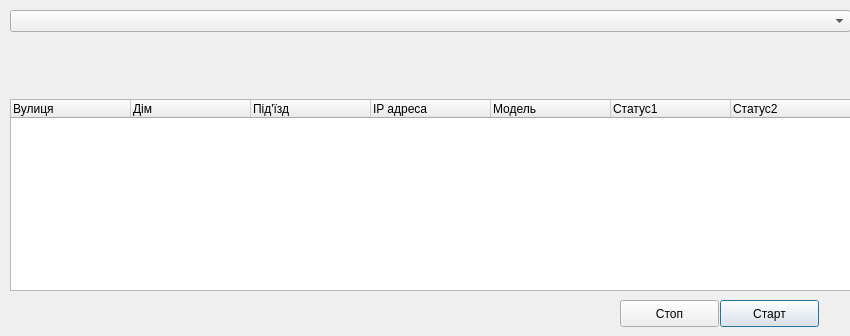
<?xml version="1.0" encoding="UTF-8"?>
<ui version="4.0">
 <class>LayerUpdaterDialogBase</class>
 <widget class="QDialog" name="LayerUpdaterDialogBase">
  <property name="geometry">
   <rect>
    <x>0</x>
    <y>0</y>
    <width>850</width>
    <height>336</height>
   </rect>
  </property>
  <property name="windowTitle">
   <string>Layer Updater</string>
  </property>
  <widget class="QWidget" name="verticalLayoutWidget_2">
   <property name="geometry">
    <rect>
     <x>10</x>
     <y>10</y>
     <width>841</width>
     <height>281</height>
    </rect>
   </property>
   <layout class="QVBoxLayout" name="verticalLayout_2">
    <item>
     <layout class="QHBoxLayout" name="horizontalLayout">
      <item>
       <widget class="QComboBox" name="comboBox">
        <property name="minimumSize">
         <size>
          <width>240</width>
          <height>0</height>
         </size>
        </property>
       </widget>
      </item>
     </layout>
    </item>
    <item>
     <spacer name="verticalSpacer">
      <property name="orientation">
       <enum>Qt::Vertical</enum>
      </property>
      <property name="sizeHint" stdset="0">
       <size>
        <width>20</width>
        <height>40</height>
       </size>
      </property>
     </spacer>
    </item>
    <item>
     <widget class="QLabel" name="stateLabel">
      <property name="text">
       <string/>
      </property>
     </widget>
    </item>
    <item>
     <widget class="QTreeWidget" name="objectBrowser">
      <property name="columnCount">
       <number>7</number>
      </property>
      <attribute name="headerDefaultSectionSize">
       <number>120</number>
      </attribute>
      <column>
       <property name="text">
        <string>Вулиця</string>
       </property>
      </column>
      <column>
       <property name="text">
        <string>Дім</string>
       </property>
      </column>
      <column>
       <property name="text">
        <string>Під'їзд</string>
       </property>
      </column>
      <column>
       <property name="text">
        <string>IP адреса</string>
       </property>
      </column>
      <column>
       <property name="text">
        <string>Модель</string>
       </property>
      </column>
      <column>
       <property name="text">
        <string>Статус1</string>
       </property>
      </column>
      <column>
       <property name="text">
        <string>Статус2</string>
       </property>
      </column>
     </widget>
    </item>
   </layout>
  </widget>
  <widget class="QPushButton" name="startButton">
   <property name="geometry">
    <rect>
     <x>720</x>
     <y>300</y>
     <width>99</width>
     <height>27</height>
    </rect>
   </property>
   <property name="text">
    <string>Старт</string>
   </property>
  </widget>
  <widget class="QPushButton" name="stopButton">
   <property name="geometry">
    <rect>
     <x>620</x>
     <y>300</y>
     <width>99</width>
     <height>27</height>
    </rect>
   </property>
   <property name="text">
    <string>Стоп</string>
   </property>
  </widget>
 </widget>
 <resources/>
 <connections/>
</ui>
